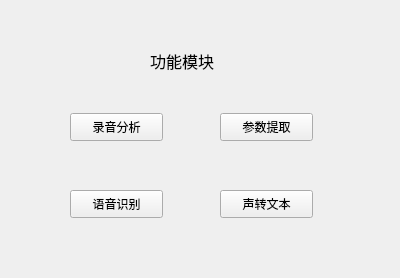
<?xml version="1.0" encoding="UTF-8"?>
<ui version="4.0">
 <class>Form</class>
 <widget class="QWidget" name="Form">
  <property name="geometry">
   <rect>
    <x>0</x>
    <y>0</y>
    <width>400</width>
    <height>278</height>
   </rect>
  </property>
  <property name="windowTitle">
   <string>function</string>
  </property>
  <widget class="QPushButton" name="pushButton">
   <property name="geometry">
    <rect>
     <x>70</x>
     <y>113</y>
     <width>93</width>
     <height>28</height>
    </rect>
   </property>
   <property name="text">
    <string>录音分析</string>
   </property>
  </widget>
  <widget class="QPushButton" name="pushButton_2">
   <property name="geometry">
    <rect>
     <x>220</x>
     <y>113</y>
     <width>93</width>
     <height>28</height>
    </rect>
   </property>
   <property name="text">
    <string>参数提取</string>
   </property>
  </widget>
  <widget class="QPushButton" name="pushButton_3">
   <property name="geometry">
    <rect>
     <x>70</x>
     <y>190</y>
     <width>93</width>
     <height>28</height>
    </rect>
   </property>
   <property name="text">
    <string>语音识别</string>
   </property>
  </widget>
  <widget class="QPushButton" name="pushButton_4">
   <property name="geometry">
    <rect>
     <x>220</x>
     <y>190</y>
     <width>93</width>
     <height>28</height>
    </rect>
   </property>
   <property name="text">
    <string>声转文本</string>
   </property>
  </widget>
  <widget class="QLabel" name="label">
   <property name="geometry">
    <rect>
     <x>150</x>
     <y>40</y>
     <width>81</width>
     <height>41</height>
    </rect>
   </property>
   <property name="font">
    <font>
     <family>黑体</family>
     <pointsize>12</pointsize>
    </font>
   </property>
   <property name="text">
    <string>功能模块</string>
   </property>
  </widget>
 </widget>
 <resources/>
 <connections>
  <connection>
   <sender>pushButton</sender>
   <signal>clicked()</signal>
   <receiver>Form</receiver>
   <slot>ecgbutton_click()</slot>
   <hints>
    <hint type="sourcelabel">
     <x>178</x>
     <y>111</y>
    </hint>
    <hint type="destinationlabel">
     <x>310</x>
     <y>111</y>
    </hint>
   </hints>
  </connection>
  <connection>
   <sender>pushButton_2</sender>
   <signal>clicked()</signal>
   <receiver>Form</receiver>
   <slot>ecgbutton_clicktwo()</slot>
   <hints>
    <hint type="sourcelabel">
     <x>170</x>
     <y>163</y>
    </hint>
    <hint type="destinationlabel">
     <x>313</x>
     <y>160</y>
    </hint>
   </hints>
  </connection>
  <connection>
   <sender>pushButton_3</sender>
   <signal>clicked()</signal>
   <receiver>Form</receiver>
   <slot>ecgbutton_clickthree()</slot>
   <hints>
    <hint type="sourcelabel">
     <x>170</x>
     <y>204</y>
    </hint>
    <hint type="destinationlabel">
     <x>323</x>
     <y>199</y>
    </hint>
   </hints>
  </connection>
  <connection>
   <sender>pushButton_4</sender>
   <signal>clicked()</signal>
   <receiver>Form</receiver>
   <slot>ecgbutton_clickfour()</slot>
   <hints>
    <hint type="sourcelabel">
     <x>199</x>
     <y>257</y>
    </hint>
    <hint type="destinationlabel">
     <x>320</x>
     <y>252</y>
    </hint>
   </hints>
  </connection>
 </connections>
 <slots>
  <slot>ecgbutton_click()</slot>
  <slot>ecgbutton_clicktwo()</slot>
  <slot>ecgbutton_clickthree()</slot>
  <slot>ecgbutton_clickfour()</slot>
 </slots>
</ui>
